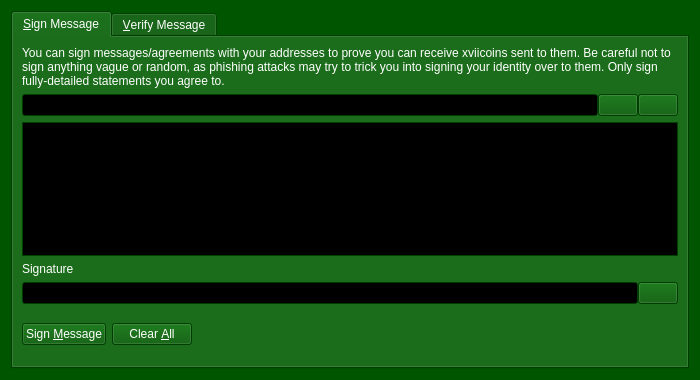
<?xml version="1.0" encoding="UTF-8"?>
<ui version="4.0">
 <class>SignVerifyMessageDialog</class>
 <widget class="QDialog" name="SignVerifyMessageDialog">
  <property name="geometry">
   <rect>
    <x>0</x>
    <y>0</y>
    <width>700</width>
    <height>380</height>
   </rect>
  </property>
  <property name="palette">
   <palette>
    <active>
     <colorrole role="WindowText">
      <brush brushstyle="SolidPattern">
       <color alpha="255">
        <red>255</red>
        <green>255</green>
        <blue>255</blue>
       </color>
      </brush>
     </colorrole>
     <colorrole role="Button">
      <brush brushstyle="SolidPattern">
       <color alpha="255">
        <red>0</red>
        <green>85</green>
        <blue>0</blue>
       </color>
      </brush>
     </colorrole>
     <colorrole role="Light">
      <brush brushstyle="SolidPattern">
       <color alpha="255">
        <red>0</red>
        <green>127</green>
        <blue>0</blue>
       </color>
      </brush>
     </colorrole>
     <colorrole role="Midlight">
      <brush brushstyle="SolidPattern">
       <color alpha="255">
        <red>0</red>
        <green>106</green>
        <blue>0</blue>
       </color>
      </brush>
     </colorrole>
     <colorrole role="Dark">
      <brush brushstyle="SolidPattern">
       <color alpha="255">
        <red>0</red>
        <green>42</green>
        <blue>0</blue>
       </color>
      </brush>
     </colorrole>
     <colorrole role="Mid">
      <brush brushstyle="SolidPattern">
       <color alpha="255">
        <red>0</red>
        <green>56</green>
        <blue>0</blue>
       </color>
      </brush>
     </colorrole>
     <colorrole role="Text">
      <brush brushstyle="SolidPattern">
       <color alpha="255">
        <red>255</red>
        <green>255</green>
        <blue>255</blue>
       </color>
      </brush>
     </colorrole>
     <colorrole role="BrightText">
      <brush brushstyle="SolidPattern">
       <color alpha="255">
        <red>255</red>
        <green>255</green>
        <blue>255</blue>
       </color>
      </brush>
     </colorrole>
     <colorrole role="ButtonText">
      <brush brushstyle="SolidPattern">
       <color alpha="255">
        <red>255</red>
        <green>255</green>
        <blue>255</blue>
       </color>
      </brush>
     </colorrole>
     <colorrole role="Base">
      <brush brushstyle="SolidPattern">
       <color alpha="255">
        <red>0</red>
        <green>0</green>
        <blue>0</blue>
       </color>
      </brush>
     </colorrole>
     <colorrole role="Window">
      <brush brushstyle="SolidPattern">
       <color alpha="255">
        <red>0</red>
        <green>85</green>
        <blue>0</blue>
       </color>
      </brush>
     </colorrole>
     <colorrole role="Shadow">
      <brush brushstyle="SolidPattern">
       <color alpha="255">
        <red>0</red>
        <green>0</green>
        <blue>0</blue>
       </color>
      </brush>
     </colorrole>
     <colorrole role="AlternateBase">
      <brush brushstyle="SolidPattern">
       <color alpha="255">
        <red>0</red>
        <green>42</green>
        <blue>0</blue>
       </color>
      </brush>
     </colorrole>
     <colorrole role="ToolTipBase">
      <brush brushstyle="SolidPattern">
       <color alpha="255">
        <red>255</red>
        <green>255</green>
        <blue>220</blue>
       </color>
      </brush>
     </colorrole>
     <colorrole role="ToolTipText">
      <brush brushstyle="SolidPattern">
       <color alpha="255">
        <red>0</red>
        <green>0</green>
        <blue>0</blue>
       </color>
      </brush>
     </colorrole>
     <colorrole role="PlaceholderText">
      <brush brushstyle="SolidPattern">
       <color alpha="128">
        <red>255</red>
        <green>255</green>
        <blue>255</blue>
       </color>
      </brush>
     </colorrole>
    </active>
    <inactive>
     <colorrole role="WindowText">
      <brush brushstyle="SolidPattern">
       <color alpha="255">
        <red>255</red>
        <green>255</green>
        <blue>255</blue>
       </color>
      </brush>
     </colorrole>
     <colorrole role="Button">
      <brush brushstyle="SolidPattern">
       <color alpha="255">
        <red>0</red>
        <green>85</green>
        <blue>0</blue>
       </color>
      </brush>
     </colorrole>
     <colorrole role="Light">
      <brush brushstyle="SolidPattern">
       <color alpha="255">
        <red>0</red>
        <green>127</green>
        <blue>0</blue>
       </color>
      </brush>
     </colorrole>
     <colorrole role="Midlight">
      <brush brushstyle="SolidPattern">
       <color alpha="255">
        <red>0</red>
        <green>106</green>
        <blue>0</blue>
       </color>
      </brush>
     </colorrole>
     <colorrole role="Dark">
      <brush brushstyle="SolidPattern">
       <color alpha="255">
        <red>0</red>
        <green>42</green>
        <blue>0</blue>
       </color>
      </brush>
     </colorrole>
     <colorrole role="Mid">
      <brush brushstyle="SolidPattern">
       <color alpha="255">
        <red>0</red>
        <green>56</green>
        <blue>0</blue>
       </color>
      </brush>
     </colorrole>
     <colorrole role="Text">
      <brush brushstyle="SolidPattern">
       <color alpha="255">
        <red>255</red>
        <green>255</green>
        <blue>255</blue>
       </color>
      </brush>
     </colorrole>
     <colorrole role="BrightText">
      <brush brushstyle="SolidPattern">
       <color alpha="255">
        <red>255</red>
        <green>255</green>
        <blue>255</blue>
       </color>
      </brush>
     </colorrole>
     <colorrole role="ButtonText">
      <brush brushstyle="SolidPattern">
       <color alpha="255">
        <red>255</red>
        <green>255</green>
        <blue>255</blue>
       </color>
      </brush>
     </colorrole>
     <colorrole role="Base">
      <brush brushstyle="SolidPattern">
       <color alpha="255">
        <red>0</red>
        <green>0</green>
        <blue>0</blue>
       </color>
      </brush>
     </colorrole>
     <colorrole role="Window">
      <brush brushstyle="SolidPattern">
       <color alpha="255">
        <red>0</red>
        <green>85</green>
        <blue>0</blue>
       </color>
      </brush>
     </colorrole>
     <colorrole role="Shadow">
      <brush brushstyle="SolidPattern">
       <color alpha="255">
        <red>0</red>
        <green>0</green>
        <blue>0</blue>
       </color>
      </brush>
     </colorrole>
     <colorrole role="AlternateBase">
      <brush brushstyle="SolidPattern">
       <color alpha="255">
        <red>0</red>
        <green>42</green>
        <blue>0</blue>
       </color>
      </brush>
     </colorrole>
     <colorrole role="ToolTipBase">
      <brush brushstyle="SolidPattern">
       <color alpha="255">
        <red>255</red>
        <green>255</green>
        <blue>220</blue>
       </color>
      </brush>
     </colorrole>
     <colorrole role="ToolTipText">
      <brush brushstyle="SolidPattern">
       <color alpha="255">
        <red>0</red>
        <green>0</green>
        <blue>0</blue>
       </color>
      </brush>
     </colorrole>
     <colorrole role="PlaceholderText">
      <brush brushstyle="SolidPattern">
       <color alpha="128">
        <red>255</red>
        <green>255</green>
        <blue>255</blue>
       </color>
      </brush>
     </colorrole>
    </inactive>
    <disabled>
     <colorrole role="WindowText">
      <brush brushstyle="SolidPattern">
       <color alpha="255">
        <red>0</red>
        <green>42</green>
        <blue>0</blue>
       </color>
      </brush>
     </colorrole>
     <colorrole role="Button">
      <brush brushstyle="SolidPattern">
       <color alpha="255">
        <red>0</red>
        <green>85</green>
        <blue>0</blue>
       </color>
      </brush>
     </colorrole>
     <colorrole role="Light">
      <brush brushstyle="SolidPattern">
       <color alpha="255">
        <red>0</red>
        <green>127</green>
        <blue>0</blue>
       </color>
      </brush>
     </colorrole>
     <colorrole role="Midlight">
      <brush brushstyle="SolidPattern">
       <color alpha="255">
        <red>0</red>
        <green>106</green>
        <blue>0</blue>
       </color>
      </brush>
     </colorrole>
     <colorrole role="Dark">
      <brush brushstyle="SolidPattern">
       <color alpha="255">
        <red>0</red>
        <green>42</green>
        <blue>0</blue>
       </color>
      </brush>
     </colorrole>
     <colorrole role="Mid">
      <brush brushstyle="SolidPattern">
       <color alpha="255">
        <red>0</red>
        <green>56</green>
        <blue>0</blue>
       </color>
      </brush>
     </colorrole>
     <colorrole role="Text">
      <brush brushstyle="SolidPattern">
       <color alpha="255">
        <red>0</red>
        <green>42</green>
        <blue>0</blue>
       </color>
      </brush>
     </colorrole>
     <colorrole role="BrightText">
      <brush brushstyle="SolidPattern">
       <color alpha="255">
        <red>255</red>
        <green>255</green>
        <blue>255</blue>
       </color>
      </brush>
     </colorrole>
     <colorrole role="ButtonText">
      <brush brushstyle="SolidPattern">
       <color alpha="255">
        <red>0</red>
        <green>42</green>
        <blue>0</blue>
       </color>
      </brush>
     </colorrole>
     <colorrole role="Base">
      <brush brushstyle="SolidPattern">
       <color alpha="255">
        <red>0</red>
        <green>85</green>
        <blue>0</blue>
       </color>
      </brush>
     </colorrole>
     <colorrole role="Window">
      <brush brushstyle="SolidPattern">
       <color alpha="255">
        <red>0</red>
        <green>85</green>
        <blue>0</blue>
       </color>
      </brush>
     </colorrole>
     <colorrole role="Shadow">
      <brush brushstyle="SolidPattern">
       <color alpha="255">
        <red>0</red>
        <green>0</green>
        <blue>0</blue>
       </color>
      </brush>
     </colorrole>
     <colorrole role="AlternateBase">
      <brush brushstyle="SolidPattern">
       <color alpha="255">
        <red>0</red>
        <green>85</green>
        <blue>0</blue>
       </color>
      </brush>
     </colorrole>
     <colorrole role="ToolTipBase">
      <brush brushstyle="SolidPattern">
       <color alpha="255">
        <red>255</red>
        <green>255</green>
        <blue>220</blue>
       </color>
      </brush>
     </colorrole>
     <colorrole role="ToolTipText">
      <brush brushstyle="SolidPattern">
       <color alpha="255">
        <red>0</red>
        <green>0</green>
        <blue>0</blue>
       </color>
      </brush>
     </colorrole>
     <colorrole role="PlaceholderText">
      <brush brushstyle="SolidPattern">
       <color alpha="128">
        <red>255</red>
        <green>255</green>
        <blue>255</blue>
       </color>
      </brush>
     </colorrole>
    </disabled>
   </palette>
  </property>
  <property name="windowTitle">
   <string>Signatures - Sign / Verify a Message</string>
  </property>
  <property name="modal">
   <bool>true</bool>
  </property>
  <layout class="QVBoxLayout" name="verticalLayout">
   <item>
    <widget class="QTabWidget" name="tabWidget">
     <property name="currentIndex">
      <number>0</number>
     </property>
     <widget class="QWidget" name="tabSignMessage">
      <attribute name="title">
       <string>&amp;Sign Message</string>
      </attribute>
      <layout class="QVBoxLayout" name="verticalLayout_SM">
       <item>
        <widget class="QLabel" name="infoLabel_SM">
         <property name="text">
          <string>You can sign messages/agreements with your addresses to prove you can receive xviicoins sent to them. Be careful not to sign anything vague or random, as phishing attacks may try to trick you into signing your identity over to them. Only sign fully-detailed statements you agree to.</string>
         </property>
         <property name="textFormat">
          <enum>Qt::PlainText</enum>
         </property>
         <property name="wordWrap">
          <bool>true</bool>
         </property>
        </widget>
       </item>
       <item>
        <layout class="QHBoxLayout" name="horizontalLayout_1_SM">
         <property name="spacing">
          <number>0</number>
         </property>
         <item>
          <widget class="QValidatedLineEdit" name="addressIn_SM">
           <property name="toolTip">
            <string>The XVIIcoin address to sign the message with</string>
           </property>
          </widget>
         </item>
         <item>
          <widget class="QPushButton" name="addressBookButton_SM">
           <property name="toolTip">
            <string>Choose previously used address</string>
           </property>
           <property name="text">
            <string/>
           </property>
           <property name="icon">
            <iconset>
             <normaloff>:/icons/address-book</normaloff>:/icons/address-book</iconset>
           </property>
           <property name="shortcut">
            <string>Alt+A</string>
           </property>
           <property name="autoDefault">
            <bool>false</bool>
           </property>
          </widget>
         </item>
         <item>
          <widget class="QPushButton" name="pasteButton_SM">
           <property name="toolTip">
            <string>Paste address from clipboard</string>
           </property>
           <property name="text">
            <string/>
           </property>
           <property name="icon">
            <iconset>
             <normaloff>:/icons/editpaste</normaloff>:/icons/editpaste</iconset>
           </property>
           <property name="shortcut">
            <string>Alt+P</string>
           </property>
           <property name="autoDefault">
            <bool>false</bool>
           </property>
          </widget>
         </item>
        </layout>
       </item>
       <item>
        <widget class="QPlainTextEdit" name="messageIn_SM">
         <property name="toolTip">
          <string>Enter the message you want to sign here</string>
         </property>
        </widget>
       </item>
       <item>
        <widget class="QLabel" name="signatureLabel_SM">
         <property name="text">
          <string>Signature</string>
         </property>
         <property name="textFormat">
          <enum>Qt::PlainText</enum>
         </property>
        </widget>
       </item>
       <item>
        <layout class="QHBoxLayout" name="horizontalLayout_2_SM">
         <property name="spacing">
          <number>0</number>
         </property>
         <item>
          <widget class="QLineEdit" name="signatureOut_SM">
           <property name="font">
            <font>
             <italic>true</italic>
            </font>
           </property>
           <property name="readOnly">
            <bool>true</bool>
           </property>
          </widget>
         </item>
         <item>
          <widget class="QPushButton" name="copySignatureButton_SM">
           <property name="toolTip">
            <string>Copy the current signature to the system clipboard</string>
           </property>
           <property name="text">
            <string/>
           </property>
           <property name="icon">
            <iconset>
             <normaloff>:/icons/editcopy</normaloff>:/icons/editcopy</iconset>
           </property>
           <property name="autoDefault">
            <bool>false</bool>
           </property>
          </widget>
         </item>
        </layout>
       </item>
       <item>
        <layout class="QHBoxLayout" name="horizontalLayout_3_SM">
         <item>
          <widget class="QPushButton" name="signMessageButton_SM">
           <property name="toolTip">
            <string>Sign the message to prove you own this XVIIcoin address</string>
           </property>
           <property name="text">
            <string>Sign &amp;Message</string>
           </property>
           <property name="icon">
            <iconset>
             <normaloff>:/icons/edit</normaloff>:/icons/edit</iconset>
           </property>
           <property name="autoDefault">
            <bool>false</bool>
           </property>
          </widget>
         </item>
         <item>
          <widget class="QPushButton" name="clearButton_SM">
           <property name="toolTip">
            <string>Reset all sign message fields</string>
           </property>
           <property name="text">
            <string>Clear &amp;All</string>
           </property>
           <property name="icon">
            <iconset>
             <normaloff>:/icons/remove</normaloff>:/icons/remove</iconset>
           </property>
           <property name="autoDefault">
            <bool>false</bool>
           </property>
          </widget>
         </item>
         <item>
          <spacer name="horizontalSpacer_1_SM">
           <property name="orientation">
            <enum>Qt::Horizontal</enum>
           </property>
           <property name="sizeHint" stdset="0">
            <size>
             <width>40</width>
             <height>48</height>
            </size>
           </property>
          </spacer>
         </item>
         <item>
          <widget class="QLabel" name="statusLabel_SM">
           <property name="font">
            <font>
             <weight>75</weight>
             <bold>true</bold>
            </font>
           </property>
           <property name="text">
            <string/>
           </property>
           <property name="wordWrap">
            <bool>true</bool>
           </property>
          </widget>
         </item>
         <item>
          <spacer name="horizontalSpacer_2_SM">
           <property name="orientation">
            <enum>Qt::Horizontal</enum>
           </property>
           <property name="sizeHint" stdset="0">
            <size>
             <width>40</width>
             <height>48</height>
            </size>
           </property>
          </spacer>
         </item>
        </layout>
       </item>
      </layout>
     </widget>
     <widget class="QWidget" name="tabVerifyMessage">
      <attribute name="title">
       <string>&amp;Verify Message</string>
      </attribute>
      <layout class="QVBoxLayout" name="verticalLayout_VM">
       <item>
        <widget class="QLabel" name="infoLabel_VM">
         <property name="text">
          <string>Enter the receiver's address, message (ensure you copy line breaks, spaces, tabs, etc. exactly) and signature below to verify the message. Be careful not to read more into the signature than what is in the signed message itself, to avoid being tricked by a man-in-the-middle attack. Note that this only proves the signing party receives with the address, it cannot prove sendership of any transaction!</string>
         </property>
         <property name="textFormat">
          <enum>Qt::PlainText</enum>
         </property>
         <property name="alignment">
          <set>Qt::AlignLeading|Qt::AlignLeft|Qt::AlignTop</set>
         </property>
         <property name="wordWrap">
          <bool>true</bool>
         </property>
        </widget>
       </item>
       <item>
        <layout class="QHBoxLayout" name="horizontalLayout_1_VM">
         <property name="spacing">
          <number>0</number>
         </property>
         <item>
          <widget class="QValidatedLineEdit" name="addressIn_VM">
           <property name="toolTip">
            <string>The XVIIcoin address the message was signed with</string>
           </property>
          </widget>
         </item>
         <item>
          <widget class="QPushButton" name="addressBookButton_VM">
           <property name="toolTip">
            <string>Choose previously used address</string>
           </property>
           <property name="text">
            <string/>
           </property>
           <property name="icon">
            <iconset>
             <normaloff>:/icons/address-book</normaloff>:/icons/address-book</iconset>
           </property>
           <property name="shortcut">
            <string>Alt+A</string>
           </property>
           <property name="autoDefault">
            <bool>false</bool>
           </property>
          </widget>
         </item>
        </layout>
       </item>
       <item>
        <widget class="QPlainTextEdit" name="messageIn_VM"/>
       </item>
       <item>
        <widget class="QValidatedLineEdit" name="signatureIn_VM"/>
       </item>
       <item>
        <layout class="QHBoxLayout" name="horizontalLayout_2_VM">
         <item>
          <widget class="QPushButton" name="verifyMessageButton_VM">
           <property name="toolTip">
            <string>Verify the message to ensure it was signed with the specified XVIIcoin address</string>
           </property>
           <property name="text">
            <string>Verify &amp;Message</string>
           </property>
           <property name="icon">
            <iconset>
             <normaloff>:/icons/transaction_0</normaloff>:/icons/transaction_0</iconset>
           </property>
           <property name="autoDefault">
            <bool>false</bool>
           </property>
          </widget>
         </item>
         <item>
          <widget class="QPushButton" name="clearButton_VM">
           <property name="toolTip">
            <string>Reset all verify message fields</string>
           </property>
           <property name="text">
            <string>Clear &amp;All</string>
           </property>
           <property name="icon">
            <iconset>
             <normaloff>:/icons/remove</normaloff>:/icons/remove</iconset>
           </property>
           <property name="autoDefault">
            <bool>false</bool>
           </property>
          </widget>
         </item>
         <item>
          <spacer name="horizontalSpacer_1_VM">
           <property name="orientation">
            <enum>Qt::Horizontal</enum>
           </property>
           <property name="sizeHint" stdset="0">
            <size>
             <width>40</width>
             <height>48</height>
            </size>
           </property>
          </spacer>
         </item>
         <item>
          <widget class="QLabel" name="statusLabel_VM">
           <property name="font">
            <font>
             <weight>75</weight>
             <bold>true</bold>
            </font>
           </property>
           <property name="text">
            <string/>
           </property>
           <property name="wordWrap">
            <bool>true</bool>
           </property>
          </widget>
         </item>
         <item>
          <spacer name="horizontalSpacer_2_VM">
           <property name="orientation">
            <enum>Qt::Horizontal</enum>
           </property>
           <property name="sizeHint" stdset="0">
            <size>
             <width>40</width>
             <height>48</height>
            </size>
           </property>
          </spacer>
         </item>
        </layout>
       </item>
      </layout>
     </widget>
    </widget>
   </item>
  </layout>
 </widget>
 <customwidgets>
  <customwidget>
   <class>QValidatedLineEdit</class>
   <extends>QLineEdit</extends>
   <header>qvalidatedlineedit.h</header>
  </customwidget>
 </customwidgets>
 <resources>
  <include location="../bitcoin.qrc"/>
 </resources>
 <connections/>
</ui>
